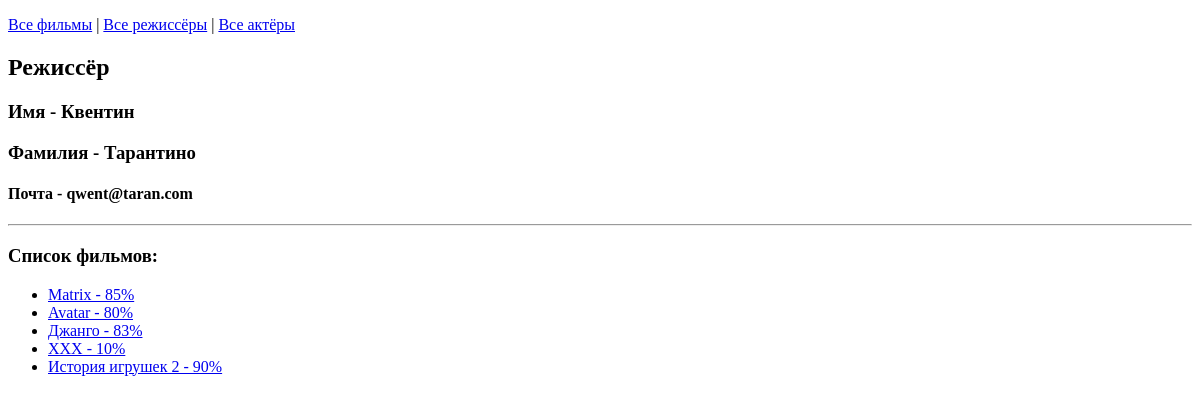
The page /directors/1 on the database as committed earlier.
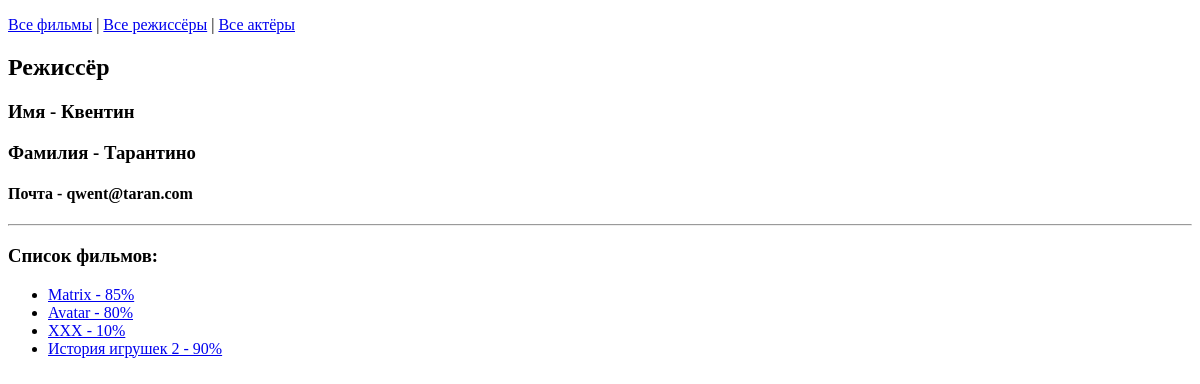
The same page on the database as committed later.
### movie_app/models.py (models this page shows, shortened)
class Movie(models.Model):
    COMEDY = 'COM'
    ACTION = 'ACT'
    THRILLER = 'THR'
    WESTERN = 'WES'
    CHOICES_OF_GENRES = [
        (COMEDY, "Комедия"),
        (ACTION, "Боевик"),
        (THRILLER, "Триллер"),
        (WESTERN, "Вестерн"),
    ]
    name = models.CharField(max_length=40)
    rating = models.IntegerField(validators=[MinValueValidator(1), MaxValueValidator(100)])
    year = models.IntegerField(null=True, blank=True)
    budget = models.IntegerField(default=1_000_000, validators=[MinValueValidator(1)])
    genres = models.CharField(
        max_length=3,
        choices=CHOICES_OF_GENRES,  # выпадающий список
        default=COMEDY
    )
    slug = models.SlugField(default="", null=False, db_index=True)
    director = models.ForeignKey(Director, on_delete=models.CASCADE, null=True, related_name='movies')
    actors = models.ManyToManyField(Actor, related_name='movies')
    def get_url(self):
        return reverse('отображение фильма', args=[self.slug])
    def __str__(self):
        return f"{self.name} - {self.rating}%"

### movie_app/views.py (the view)
# urls.py: path('directors/<id_director>', views.director_display, name="режиссёр"),
def director_display(request, id_director):
    return render(request, 'movie_app/director.html', {
        'director': Director.objects.get(id=id_director)
    })

### movie_app/models.py (called while the page is built)
    def __str__(self):
        return f"{self.first_name} {self.last_name}"

### movie_app/templates/movie_app/director.html (shortened to what this page needs)
{% extends 'movie_app/base.html'%}
{% block content %}
    <p>
        <a href="/">Все фильмы</a> |
        <a href="{% url 'все режиссёры' %}">Все режиссёры</a> |
        <a href="{% url 'актёры' %}">Все актёры</a>
    </p>
    <h2>Режиссёр</h2>
    <h3>Имя - {{director.first_name}}</h3>
    <h3>Фамилия - {{director.last_name}}</h3>
    <h4>Почта - {{director.director_email}}</h4>
    <hr>
    <h3>Список фильмов:</h3>
    <ul>
        {%for movie in director.movies.all%}
            <li><a href="{{movie.get_url}}">{{movie}}</a></li>
        {%endfor%}
    </ul>
{% endblock %}

Rows that differ between the two databases and show on the page:
no longer on this page (row edited): Movie: name+rating "Джанго - 83%"
